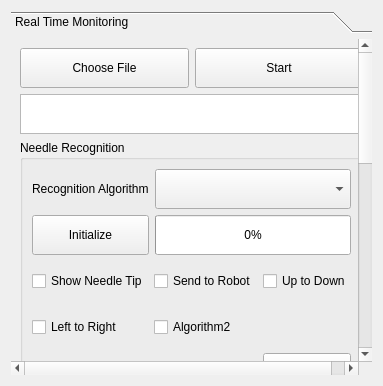
      <widget class="QWidget" name="MonitoringPage">
       <property name="sizePolicy">
        <sizepolicy hsizetype="Expanding" vsizetype="Expanding">
         <horstretch>2</horstretch>
         <verstretch>2</verstretch>
        </sizepolicy>
       </property>
       <layout class="QGridLayout" name="gridLayout_26">
        <item row="0" column="0">
         <widget class="QToolBox" name="MonitoringToolBox">
          <property name="sizePolicy">
           <sizepolicy hsizetype="Expanding" vsizetype="Expanding">
            <horstretch>2</horstretch>
            <verstretch>2</verstretch>
           </sizepolicy>
          </property>
          <property name="currentIndex">
           <number>0</number>
          </property>
          <widget class="QWidget" name="RealTimeMonitoringPage">
           <property name="geometry">
            <rect>
             <x>0</x>
             <y>0</y>
             <width>476</width>
             <height>1068</height>
            </rect>
           </property>
           <property name="sizePolicy">
            <sizepolicy hsizetype="Expanding" vsizetype="Expanding">
             <horstretch>2</horstretch>
             <verstretch>2</verstretch>
            </sizepolicy>
           </property>
           <attribute name="label">
            <string>Real Time Monitoring</string>
           </attribute>
           <layout class="QGridLayout" name="gridLayout_52">
            <item row="0" column="0">
             <layout class="QHBoxLayout" name="horizontalLayout_3">
              <item>
               <widget class="QPushButton" name="RealTimeReadBtn">
                <property name="sizePolicy">
                 <sizepolicy hsizetype="Preferred" vsizetype="Preferred">
                  <horstretch>0</horstretch>
                  <verstretch>0</verstretch>
                 </sizepolicy>
                </property>
                <property name="minimumSize">
                 <size>
                  <width>80</width>
                  <height>40</height>
                 </size>
                </property>
                <property name="text">
                 <string>Choose File</string>
                </property>
               </widget>
              </item>
              <item>
               <widget class="QPushButton" name="RealTimeReadStartBtn">
                <property name="sizePolicy">
                 <sizepolicy hsizetype="Preferred" vsizetype="Preferred">
                  <horstretch>0</horstretch>
                  <verstretch>0</verstretch>
                 </sizepolicy>
                </property>
                <property name="minimumSize">
                 <size>
                  <width>80</width>
                  <height>40</height>
                 </size>
                </property>
                <property name="text">
                 <string>Start</string>
                </property>
               </widget>
              </item>
             </layout>
            </item>
            <item row="1" column="0">
             <widget class="QTextEdit" name="RealTimeReadText">
              <property name="sizePolicy">
               <sizepolicy hsizetype="Preferred" vsizetype="Preferred">
                <horstretch>0</horstretch>
                <verstretch>0</verstretch>
               </sizepolicy>
              </property>
              <property name="minimumSize">
               <size>
                <width>0</width>
                <height>40</height>
               </size>
              </property>
             </widget>
            </item>
            <item row="2" column="0">
             <widget class="QGroupBox" name="groupBox_3">
              <property name="title">
               <string>Needle Recognition</string>
              </property>
              <layout class="QGridLayout" name="gridLayout_27">
               <item row="0" column="0">
                <layout class="QGridLayout" name="gridLayout_47">
                 <item row="1" column="1">
                  <widget class="QProgressBar" name="load_model_progressBar">
                   <property name="sizePolicy">
                    <sizepolicy hsizetype="Preferred" vsizetype="Fixed">
                     <horstretch>2</horstretch>
                     <verstretch>1</verstretch>
                    </sizepolicy>
                   </property>
                   <property name="minimumSize">
                    <size>
                     <width>0</width>
                     <height>40</height>
                    </size>
                   </property>
                   <property name="value">
                    <number>0</number>
                   </property>
                  </widget>
                 </item>
                 <item row="1" column="0">
                  <widget class="QPushButton" name="load_model_btn">
                   <property name="sizePolicy">
                    <sizepolicy hsizetype="Preferred" vsizetype="Fixed">
                     <horstretch>0</horstretch>
                     <verstretch>1</verstretch>
                    </sizepolicy>
                   </property>
                   <property name="minimumSize">
                    <size>
                     <width>100</width>
                     <height>40</height>
                    </size>
                   </property>
                   <property name="text">
                    <string>Initialize</string>
                   </property>
                  </widget>
                 </item>
                 <item row="0" column="0">
                  <widget class="QLabel" name="label_23">
                   <property name="sizePolicy">
                    <sizepolicy hsizetype="Preferred" vsizetype="Preferred">
                     <horstretch>0</horstretch>
                     <verstretch>1</verstretch>
                    </sizepolicy>
                   </property>
                   <property name="minimumSize">
                    <size>
                     <width>0</width>
                     <height>40</height>
                    </size>
                   </property>
                   <property name="text">
                    <string>Recognition Algorithm</string>
                   </property>
                  </widget>
                 </item>
                 <item row="0" column="1">
                  <widget class="QComboBox" name="RecogAlgorithmComboBox">
                   <property name="sizePolicy">
                    <sizepolicy hsizetype="Preferred" vsizetype="Preferred">
                     <horstretch>0</horstretch>
                     <verstretch>1</verstretch>
                    </sizepolicy>
                   </property>
                   <property name="minimumSize">
                    <size>
                     <width>0</width>
                     <height>40</height>
                    </size>
                   </property>
                  </widget>
                 </item>
                </layout>
               </item>
               <item row="1" column="0">
                <layout class="QGridLayout" name="gridLayout_48">
                 <item row="1" column="0">
                  <widget class="QCheckBox" name="left_to_tight_checkBox">
                   <property name="sizePolicy">
                    <sizepolicy hsizetype="Preferred" vsizetype="Preferred">
                     <horstretch>0</horstretch>
                     <verstretch>1</verstretch>
                    </sizepolicy>
                   </property>
                   <property name="minimumSize">
                    <size>
                     <width>0</width>
                     <height>40</height>
                    </size>
                   </property>
                   <property name="text">
                    <string>Left to Right</string>
                   </property>
                  </widget>
                 </item>
                 <item row="3" column="1">
                  <widget class="QSpinBox" name="SetNeedleSliceSpinBox">
                   <property name="sizePolicy">
                    <sizepolicy hsizetype="Preferred" vsizetype="Preferred">
                     <horstretch>0</horstretch>
                     <verstretch>0</verstretch>
                    </sizepolicy>
                   </property>
                   <property name="minimumSize">
                    <size>
                     <width>0</width>
                     <height>40</height>
                    </size>
                   </property>
                  </widget>
                 </item>
                 <item row="1" column="1">
                  <widget class="QCheckBox" name="algorithm2_checkBox">
                   <property name="sizePolicy">
                    <sizepolicy hsizetype="Preferred" vsizetype="Preferred">
                     <horstretch>0</horstretch>
                     <verstretch>1</verstretch>
                    </sizepolicy>
                   </property>
                   <property name="minimumSize">
                    <size>
                     <width>0</width>
                     <height>40</height>
                    </size>
                   </property>
                   <property name="text">
                    <string>Algorithm2</string>
                   </property>
                  </widget>
                 </item>
                 <item row="0" column="0">
                  <widget class="QCheckBox" name="show_needle_tip_checkBox">
                   <property name="sizePolicy">
                    <sizepolicy hsizetype="Preferred" vsizetype="Preferred">
                     <horstretch>0</horstretch>
                     <verstretch>1</verstretch>
                    </sizepolicy>
                   </property>
                   <property name="minimumSize">
                    <size>
                     <width>0</width>
                     <height>40</height>
                    </size>
                   </property>
                   <property name="text">
                    <string>Show Needle Tip</string>
                   </property>
                  </widget>
                 </item>
                 <item row="0" column="1">
                  <widget class="QCheckBox" name="send_to_robot_checkBox">
                   <property name="sizePolicy">
                    <sizepolicy hsizetype="Preferred" vsizetype="Preferred">
                     <horstretch>0</horstretch>
                     <verstretch>1</verstretch>
                    </sizepolicy>
                   </property>
                   <property name="minimumSize">
                    <size>
                     <width>0</width>
                     <height>40</height>
                    </size>
                   </property>
                   <property name="text">
                    <string>Send to Robot</string>
                   </property>
                  </widget>
                 </item>
                 <item row="2" column="0">
                  <widget class="QCheckBox" name="use_custom_box_checkBox">
                   <property name="sizePolicy">
                    <sizepolicy hsizetype="Preferred" vsizetype="Preferred">
                     <horstretch>0</horstretch>
                     <verstretch>1</verstretch>
                    </sizepolicy>
                   </property>
                   <property name="minimumSize">
                    <size>
                     <width>0</width>
                     <height>40</height>
                    </size>
                   </property>
                   <property name="text">
                    <string>Use Custom Box</string>
                   </property>
                  </widget>
                 </item>
                 <item row="0" column="2">
                  <widget class="QCheckBox" name="up_to_down_checkBox">
                   <property name="sizePolicy">
                    <sizepolicy hsizetype="Preferred" vsizetype="Preferred">
                     <horstretch>0</horstretch>
                     <verstretch>1</verstretch>
                    </sizepolicy>
                   </property>
                   <property name="minimumSize">
                    <size>
                     <width>0</width>
                     <height>40</height>
                    </size>
                   </property>
                   <property name="text">
                    <string>Up to Down</string>
                   </property>
                  </widget>
                 </item>
                 <item row="2" column="1">
                  <widget class="QCheckBox" name="show_box_checkBox">
                   <property name="sizePolicy">
                    <sizepolicy hsizetype="Preferred" vsizetype="Preferred">
                     <horstretch>0</horstretch>
                     <verstretch>1</verstretch>
                    </sizepolicy>
                   </property>
                   <property name="minimumSize">
                    <size>
                     <width>0</width>
                     <height>40</height>
                    </size>
                   </property>
                   <property name="text">
                    <string>Show Box</string>
                   </property>
                  </widget>
                 </item>
                 <item row="2" column="2">
                  <widget class="QPushButton" name="choose_box_btn">
                   <property name="sizePolicy">
                    <sizepolicy hsizetype="Preferred" vsizetype="Preferred">
                     <horstretch>0</horstretch>
                     <verstretch>0</verstretch>
                    </sizepolicy>
                   </property>
                   <property name="minimumSize">
                    <size>
                     <width>0</width>
                     <height>40</height>
                    </size>
                   </property>
                   <property name="text">
                    <string>Choose Box</string>
                   </property>
                  </widget>
                 </item>
                 <item row="3" column="0">
                  <widget class="QCheckBox" name="SetNeedleSliceCheckBox">
                   <property name="sizePolicy">
                    <sizepolicy hsizetype="Preferred" vsizetype="Preferred">
                     <horstretch>0</horstretch>
                     <verstretch>0</verstretch>
                    </sizepolicy>
                   </property>
                   <property name="minimumSize">
                    <size>
                     <width>0</width>
                     <height>40</height>
                    </size>
                   </property>
                   <property name="text">
                    <string>Set Needle Slice</string>
                   </property>
                  </widget>
                 </item>
                </layout>
               </item>
               <item row="3" column="0">
                <widget class="QTextBrowser" name="tracking_textBrowser">
                 <property name="sizePolicy">
                  <sizepolicy hsizetype="Preferred" vsizetype="Preferred">
                   <horstretch>0</horstretch>
                   <verstretch>1</verstretch>
                  </sizepolicy>
                 </property>
                </widget>
               </item>
               <item row="2" column="0">
                <layout class="QHBoxLayout" name="horizontalLayout_11">
                 <item>
                  <widget class="QPushButton" name="tracking_btn">
                   <property name="sizePolicy">
                    <sizepolicy hsizetype="Preferred" vsizetype="Preferred">
                     <horstretch>0</horstretch>
                     <verstretch>1</verstretch>
                    </sizepolicy>
                   </property>
                   <property name="minimumSize">
                    <size>
                     <width>0</width>
                     <height>40</height>
                    </size>
                   </property>
                   <property name="text">
                    <string>Tracking</string>
                   </property>
                  </widget>
                 </item>
                 <item>
                  <widget class="QPushButton" name="auto_tracking_btn">
                   <property name="sizePolicy">
                    <sizepolicy hsizetype="Preferred" vsizetype="Preferred">
                     <horstretch>0</horstretch>
                     <verstretch>1</verstretch>
                    </sizepolicy>
                   </property>
                   <property name="minimumSize">
                    <size>
                     <width>100</width>
                     <height>40</height>
                    </size>
                   </property>
                   <property name="text">
                    <string>Auto Tracking</string>
                   </property>
                  </widget>
                 </item>
                </layout>
               </item>
              </layout>
             </widget>
            </item>
            <item row="4" column="0">
             <widget class="QGroupBox" name="SensorGroupBox">
              <property name="sizePolicy">
               <sizepolicy hsizetype="Preferred" vsizetype="Preferred">
                <horstretch>0</horstretch>
                <verstretch>2</verstretch>
               </sizepolicy>
              </property>
              <property name="minimumSize">
               <size>
                <width>0</width>
                <height>200</height>
               </size>
              </property>
              <property name="title">
               <string>Sensor Show</string>
              </property>
              <layout class="QGridLayout" name="gridLayout_25">
               <item row="0" column="0">
                <layout class="QGridLayout" name="gridLayout_sensor"/>
               </item>
              </layout>
             </widget>
            </item>
            <item row="3" column="0">
             <widget class="QGroupBox" name="groupBox_8">
              <property name="sizePolicy">
               <sizepolicy hsizetype="Preferred" vsizetype="Preferred">
                <horstretch>0</horstretch>
                <verstretch>0</verstretch>
               </sizepolicy>
              </property>
              <property name="minimumSize">
               <size>
                <width>0</width>
                <height>100</height>
               </size>
              </property>
              <property name="title">
               <string>Sensor Control</string>
              </property>
              <layout class="QGridLayout" name="gridLayout_53">
               <item row="0" column="0">
                <layout class="QGridLayout" name="gridLayout_51">
                 <item row="0" column="2">
                  <widget class="QLabel" name="label_10">
                   <property name="sizePolicy">
                    <sizepolicy hsizetype="Preferred" vsizetype="Preferred">
                     <horstretch>2</horstretch>
                     <verstretch>0</verstretch>
                    </sizepolicy>
                   </property>
                   <property name="text">
                    <string>(N)</string>
                   </property>
                  </widget>
                 </item>
                 <item row="0" column="1">
                  <widget class="QLineEdit" name="ForceValue">
                   <property name="sizePolicy">
                    <sizepolicy hsizetype="Expanding" vsizetype="Fixed">
                     <horstretch>3</horstretch>
                     <verstretch>0</verstretch>
                    </sizepolicy>
                   </property>
                   <property name="minimumSize">
                    <size>
                     <width>0</width>
                     <height>40</height>
                    </size>
                   </property>
                  </widget>
                 </item>
                 <item row="0" column="0">
                  <widget class="QPushButton" name="ForceBtn">
                   <property name="sizePolicy">
                    <sizepolicy hsizetype="Minimum" vsizetype="Fixed">
                     <horstretch>2</horstretch>
                     <verstretch>1</verstretch>
                    </sizepolicy>
                   </property>
                   <property name="minimumSize">
                    <size>
                     <width>0</width>
                     <height>40</height>
                    </size>
                   </property>
                   <property name="text">
                    <string>Force</string>
                   </property>
                  </widget>
                 </item>
                 <item row="0" column="3">
                  <widget class="QPushButton" name="ForceSetting">
                   <property name="sizePolicy">
                    <sizepolicy hsizetype="Minimum" vsizetype="Fixed">
                     <horstretch>1</horstretch>
                     <verstretch>0</verstretch>
                    </sizepolicy>
                   </property>
                   <property name="text">
                    <string/>
                   </property>
                  </widget>
                 </item>
                </layout>
               </item>
              </layout>
             </widget>
            </item>
           </layout>
          </widget>
         </widget>
        </item>
       </layout>
      </widget>
